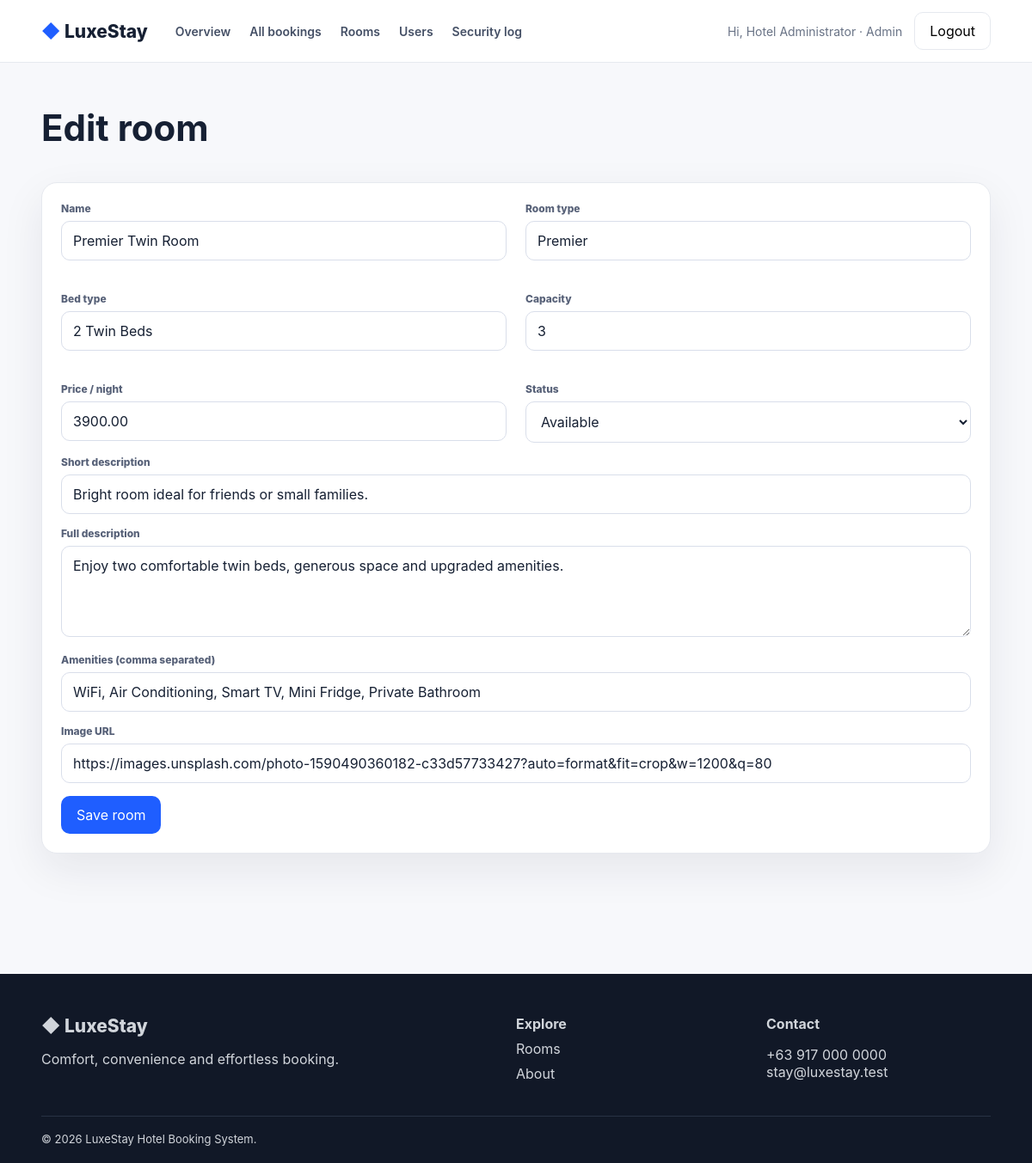
The app's page /admin/rooms/form.php?id=2 (signed in) with its own data.
### tables this page shows
CREATE TABLE rooms(id INT AUTO_INCREMENT PRIMARY KEY,name VARCHAR(120) NOT NULL,room_type VARCHAR(80) NOT NULL,bed_type VARCHAR(80) NOT NULL,capacity INT NOT NULL DEFAULT 2,price_per_night DECIMAL(10,2) NOT NULL,short_description VARCHAR(255),description TEXT,amenities TEXT,image_url VARCHAR(500),status ENUM('available','maintenance') NOT NULL DEFAULT 'available',created_at TIMESTAMP DEFAULT CURRENT_TIMESTAMP);

### includes/functions.php (called while the page is built, shortened)
<?php
function e($v) { return htmlspecialchars((string)$v, ENT_QUOTES | ENT_SUBSTITUTE, 'UTF-8'); }
?>

### admin/rooms/form.php (the view, shortened to what this page needs)
<?php require '../../config/database.php';require '../../includes/functions.php';require_admin();$id=(int)($_GET['id']??0);$r=['name'=>'','room_type'=>'Deluxe','bed_type'=>'Queen Bed','capacity'=>2,'price_per_night'=>'','short_description'=>'','description'=>'','amenities'=>'WiFi, Air Conditioning, TV, Private Bathroom','image_url'=>'https://images.unsplash.com/photo-1611892440504-42a792e24d32?auto=format&fit=crop&w=1200&q=80','status'=>'available'];if($id){$st=$pdo->prepare("SELECT * FROM rooms WHERE id=?");$st->execute([$id]);$r=$st->fetch()?:$r;}$formError = '';
$page_title=$id?'Edit Room':'Add Room';include '../../includes/header.php';?><div class="container page-hero"><h1><?=$id?'Edit':'Add'?> room</h1></div><section style="padding-top:5px"><div class="container"><?php if($formError): ?><div class="flash error"><?=e($formError)?></div><?php endif; ?><form method="post" class="card admin-form" data-confirm="Save these room details and availability settings?" data-confirm-title="Save room changes"><input type="hidden" name="csrf" value="<?=csrf_token()?>"><div class="grid" style="grid-template-columns:1fr 1fr"><div class="form-group"><label>Name</label><input class="input" name="name" value="<?=e($r['name'])?>" required></div><div class="form-group"><label>Room type</label><input class="input" name="room_type" value="<?=e($r['room_type'])?>" required></div><div class="form-group"><label>Bed type</label><input class="input" name="bed_type" value="<?=e($r['bed_type'])?>" required></div><div class="form-group"><label>Capacity</label><input class="input" type="number" name="capacity" min="1" value="<?=e($r['capacity'])?>" required></div><div class="form-group"><label>Price / night</label><input class="input" type="number" step=".01" name="price_per_night" value="<?=e($r['price_per_night'])?>" required></div><div class="form-group"><label>Status</label><select class="select" name="status"><option value="available" <?=$r['status']==='available'?'selected':''?>>Available</option><option value="maintenance" <?=$r['status']==='maintenance'?'selected':''?>>Maintenance</option></select></div></div><div class="form-group"><label>Short description</label><input class="input" name="short_description" value="<?=e($r['short_description'])?>"></div><div class="form-group"><label>Full description</label><textarea name="description" rows="4"><?=e($r['description'])?></textarea></div><div class="form-group"><label>Amenities (comma separated)</label><input class="input" name="amenities" value="<?=e($r['amenities'])?>"></div><div class="form-group"><label>Image URL</label><input class="input" name="image_url" value="<?=e($r['image_url'])?>"></div><button class="btn btn-primary">Save room</button></form></div></section><?php include '../../includes/footer.php';?>

### assets/css/style.css (style rules this page uses)
:root { --bg: #f7f8fb; --card: #fff; --ink: #162033; --muted: #697386; --brand: #1f5eff; --brand2: #123db4; --line: #e6e9ef; --danger: #b42318; --shadow: 0 18px 50px rgba(20, 30, 55, 0.08); }
* { box-sizing: border-box; }
body { margin: 0; font-family: Inter, system-ui, -apple-system, Segoe UI, Roboto, sans-serif; color: var(--ink); background: var(--bg); }
.container { width: min(1160px, 92%); margin: auto; }
.btn { display: inline-flex; align-items: center; justify-content: center; padding: 11px 17px; border-radius: 10px; border: 1px solid transparent; font-weight: 700; cursor: pointer; font: inherit; }
.btn-primary { background: var(--brand); color: white; }
label { display: block; font-size: 12px; font-weight: 800; color: #576178; margin-bottom: 7px; }
.input, .select, textarea { width: 100%; padding: 12px 13px; border: 1px solid #d9deea; border-radius: 10px; background: white; font: inherit; color: var(--ink); outline: none; }
section { padding: 70px 0; }
.grid { display: grid; gap: 22px; }
.room-card, .card { background: var(--card); border: 1px solid var(--line); border-radius: 18px; overflow: hidden; box-shadow: var(--shadow); }
.page-hero { padding: 50px 0 25px; }
.page-hero h1 { font-size: 42px; margin: 0 0 8px; }
.form-group { margin-bottom: 15px; }
.admin-form { padding: 22px; }

### records on screen
rooms: name "Premier Twin Room", room_type "Premier", bed_type "2 Twin Beds", capacity "3", price_per_night "3900.00", status "Available", short_description "Bright room ideal for friends or small families.", description "Enjoy two comfortable twin beds, generous space and upgraded amenities.", amenities "WiFi, Air Conditioning, Smart TV, Mini Fridge, Private Bathroom", image_url "https://images.unsplash.com/photo-1590490360182-c33d57733427?auto=format&fit=crop&w=1200&q=80"

### other values on screen
$_SESSION['user']['name'] "Hotel Administrator"
user_role() "Admin"
